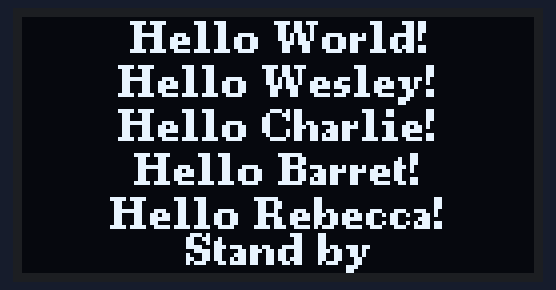
The sketch below on a simulated Arduino Uno, built with avr-gcc and run on an emulated ATmega328P. On the bench: 128×64 one-colour display.

Above: at 1.2 s.
At 1.8 s:
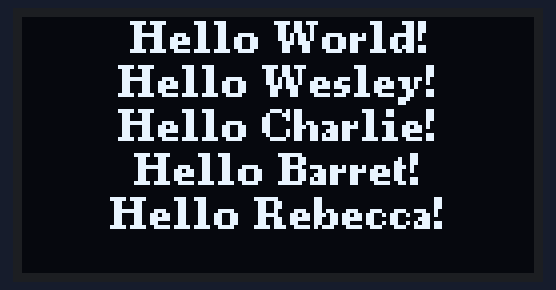

Measured:
- what the display in image 0 shows lasts 0.6 s, from 1.2 s to 1.8 s

The sketch:

day_21.ino
```cpp
/*
 * 30 Days - Lost in Space
 * Day 21 - Hello New World!
 *
 * For safe liftoff we're going to need to see and react to more information than
 * can be displayed on our 4 digit display or with LEDs.  Luckily our repair kit
 * contains just the thing, a small monochrome Organic LED display.
 *
 * This display has 8,128 tiny LEDs arranged in 64 rows of 128 pixels each.  Now, as
 * I'm sure you've noticed, we do NOT have 8,128 pins on our HERO board, but never
 * fear Explorer, people back in the 2020's were pretty clever and came up with a
 * solution.
 *
 * Instead of having one pin for every LED, The HERO will use two pins to send and
 * receive messages with our OLED display and will instruct the display which pixels
 * to light up using a special "language" (or "protocol") named I2C ("eye-squared-see").
 *
 * The HERO board uses pins A5 and A4 for I2C communications so we will wire those two
 * pins to our display along with power and ground, giving us a four wire connection
 * for displaying messages or pictures on our new display.
 *
 * Learn more at https://learn.inventr.io/adventure
 *
 * Alex Eschenauer
 * David Schmidt
 * Greg Lyzenga
 */

/*
 * Arduino concepts introduced/documented in this lesson.
 * - I2C communications.
 * - Computer character fonts
 * - U8g2 graphics library for monochrome displays
 * - Logical Not operator ('!')
 * - clearBuffer()/sendBuffer() method for OLED display updates
 *
 * Parts and electronics concepts introduced in this lesson.
 * - SH1106 monochrome 128x64 pixel OLED display.
 * - HERO I2C pins (A5 and A4)
 */

// Explicitly include Arduino.h
#include "Arduino.h"

/*
 * Refer to the Day 21 lesson for instructions on how to install the U8g2
 * library into the Arduino IDE.  We will use this library to display messages
 * on our OLED display.
 *
 * Extensive documentation for this library can be found at https://github.com/olikraus/u8g2
 * for those wanting to dive deeper, but we will explain all of the functions
 * used in these lessons.
 */
#include <U8g2lib.h>  // Include file for the U8g2 library.

/*
 * The U8g2 library supports many different types of display.  It does this by
 * having a different "constructor" for each.  A constructor is used to create
 * the "handle" that we use to access the libray code.  In this case, our handle
 * will be named "lander_display".
 *
 * The documentation for this library lists all of the displays supported along
 * with the corresponding constructors and options.  This constructor is for our
 * SH1106, 128x64 pixel generic display.  The "_F_" indicates that we will use
 * a full-sized graphics buffer and the clearBuffer()/sendBuffer() methods to
 * update the entire display at once. The "HW_I2C" indicates that we will be using
 * I2C communications with this display.
 */
U8G2_SH1106_128X64_NONAME_F_HW_I2C lander_display(U8G2_R0, /* reset=*/U8X8_PIN_NONE);

void setup(void) {
  Serial.begin(9600);
  delay(1000);
  lander_display.begin();  // Initialize our display

  // Select a font to use for character display
  // The library supports hundreds of different fonts which can be found at
  // https://github.com/olikraus/u8g2/wiki/fntlistall
  lander_display.setFont(u8g2_font_ncenB08_tr);  // choose a suitable font

  // Uncomment the next line if your display shows the text upside down.
  // lander_display.setDisplayRotation(U8G2_R2);
}

void loop(void) {
  // Save the number of vertical pixels required for the tallest character
  // in the current font.  This is used later to properly position text on
  // our display.
  byte font_height = lander_display.getMaxCharHeight();

  lander_display.clearBuffer();  // clear the internal memory

  /*
   * Even though we will only be displaying text in this lesson, our display is a
   * graphics display.  Text can be displayed at ANY point on the display so the
   * library has a setCursor() function to locate the first character to be displayed.
   *
   * By default, the cursor position is set to the bit at the lower-left of the
   * first character, but here we set this to be the UPPER-left of the first
   * character which makes it easier to position our first line of text on the top
   * of our display.
   */
  lander_display.setFontPosTop();

  // Title line for our display
  drawCenteredString(0, "Hello World!");

  // Display our "Hello World!" message on line 2 (moving down "font_height" bits)
  drawCenteredString(font_height, "Hello Wesley!");
  drawCenteredString(font_height*2, "Hello Charlie!");
  drawCenteredString(font_height*3, "Hello Barret!");
  drawCenteredString(font_height*4, "Hello Rebecca!");

  /*
   * We will blink a message centered in the remainder of the display.  However, with
   * this display we cannot clear just part of the display.  The entire display is copied
   * over from the buffer every time we call sendBuffer().  So, the easiest way to cause
   * some text to blink is to simply add it to the display every other time through our
   * loop() and set the delay at the end of the loop to the on/off time.
   *
   * To do this we will set a static variable (which keeps it's value between loop() executions)
   * and only write this message when the variable is true.  Then, at the end of the loop we
   * toggle the variable to the opposite value.
   */
  static bool blink_on = true;
  if (blink_on) {
    /*
    * Now let's center our starting message in the remaining space.  To do this we'll take the
    * height of our display, subtract the height of our title lines and divide by two.  We'll then
    * instruct the library to center the text vertically from our starting Y position.
    */
    byte centered_y = (font_height * 5) + ((lander_display.getDisplayHeight() - (font_height * 5)) / 2);

    // This statement instructs the graphics library that the Y coordinate used to position
    // the text will be halfway between the top and bottom of the text.
    lander_display.setFontPosCenter();  // Draw text with centered Y coordinate
    drawCenteredString(centered_y, "Stand by");
  }
  // A boolean value can be changed between it's two states by setting it to the opposite
  // state using the "logical not".  Not true = false.  Not false = true.
  // This would be read as "blink on is assigned to not blink on".
  blink_on = !blink_on;   // toggle value of blink_on between true and false

  // Nothing is displayed on our display until the buffer is sent to the display, below.
  lander_display.sendBuffer();  // transfer internal memory to the display
  delay(500);   // Delay for blink effect
}

// Use the .drawStr() method to draw the current string centered in
// the current display.
byte drawCenteredString(byte y, char *string) {
  byte centered_x = (lander_display.getDisplayWidth() - lander_display.getStrWidth(string)) / 2;
  lander_display.drawStr(centered_x, y, string);
}
```
